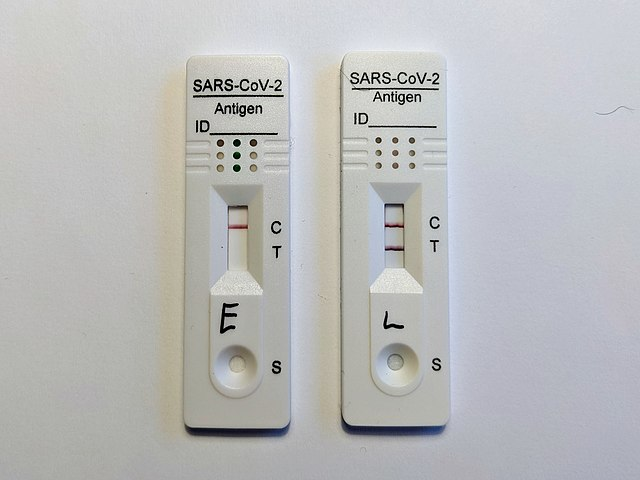
#> input picture detecting red in covid result/Lateral_flow_covid_19_negative_and_positive_test.jpg, 640 x 480 px
$ python 'detect red.py'
#> lines starting #> are read from the running program, lines starting #| are printed output that depends on the picture; after the words box and inside, x2 and y2 are one past the last pixel; in counts of white or black regions, pixels touching at a corner belong together
import numpy as np
import cv2

image = cv2.imread('Lateral_flow_covid_19_negative_and_positive_test.jpg')
#> image is the input picture: shape (480, 640, 3); mean B, G, R 187.5, 187.2, 186.4
result = image.copy()
image = cv2.cvtColor(image, cv2.COLOR_BGR2HSV)
#> image: shape (480, 640, 3); mean H, S, V 66.5, 13.8, 191.6
lower = np.array([155,25,0])
upper = np.array([179,255,255])
mask = cv2.inRange(image, lower, upper)
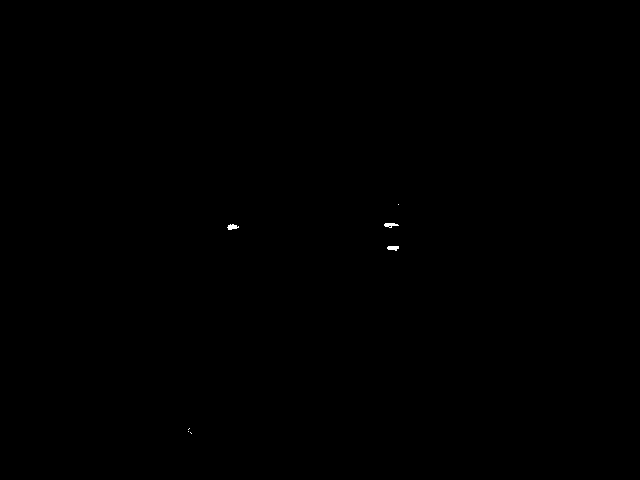
#> mask: shape (480, 640); 0.05% white; 7 white regions (4 under 20 px), largest, box (x1, y1, x2, y2) and area: (384, 223, 399, 228) 47, (227, 224, 239, 230) 47, (387, 246, 399, 251) 46
result = cv2.bitwise_and(result, result, mask=mask)

cv2.imshow('mask', mask)
cv2.imshow('result', result)
cv2.waitKey()

print(result)
#> (printed output is left out)
